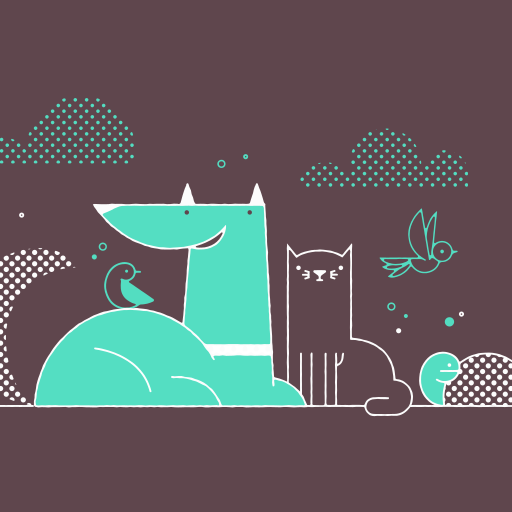
#> input picture Decentralised_Voting/box-img-lg.png, 512 x 512 px
$ python sketchme.py
#> lines starting #> are read from the running program, lines starting #| are printed output that depends on the picture
#> the answer given: ../Decentralised_Voting/box-img-lg.png
# Python script to convert images to Pencil like Sketches

import cv2
def sketchit(path):
#> called with path = '../Decentralised_Voting/box-img-lg.png'
    image=cv2.imread(path)
#> image is the input picture: shape (512, 512, 3); mean B, G, R 98, 95.9, 98.4
    grey_img=cv2.cvtColor(image,cv2.COLOR_BGR2GRAY)
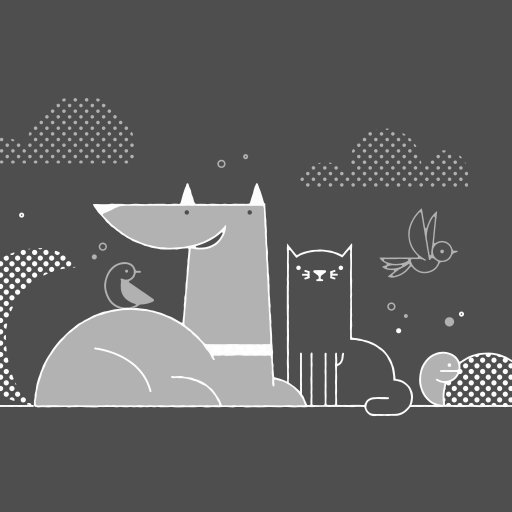
#> grey_img: shape (512, 512); min 78, max 255, mean 96.7
    invert=cv2.bitwise_not(grey_img)
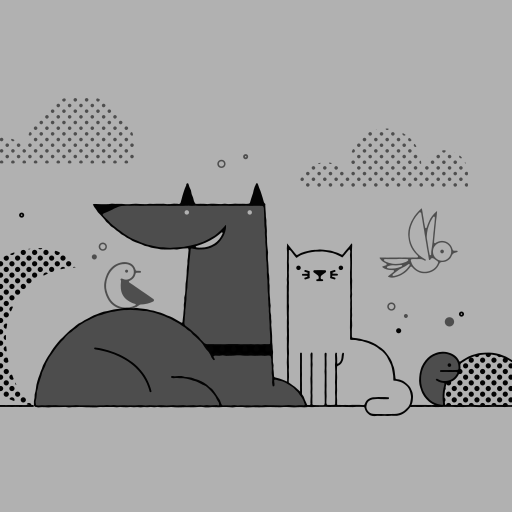
#> invert: shape (512, 512); min 0, max 177, mean 158.3
    blur=cv2.GaussianBlur(invert,(21,21),0)
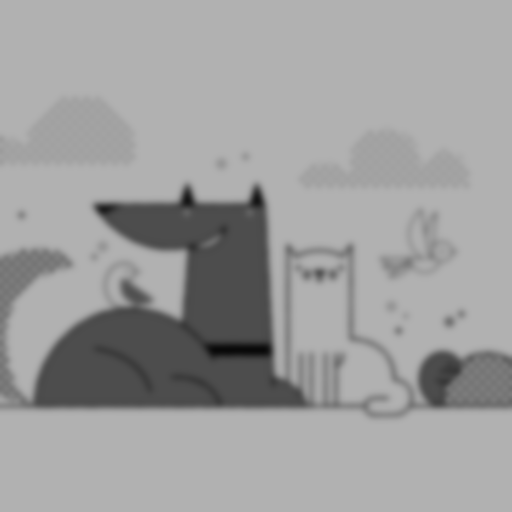
#> blur: shape (512, 512); min 9, max 177, mean 158.3
    invertedblur=cv2.bitwise_not(blur)
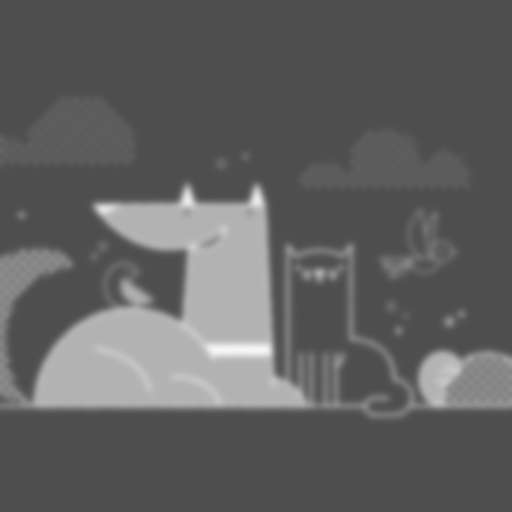
#> invertedblur: shape (512, 512); min 78, max 246, mean 96.7
    sketch=cv2.divide(grey_img , invertedblur,scale=256.0)
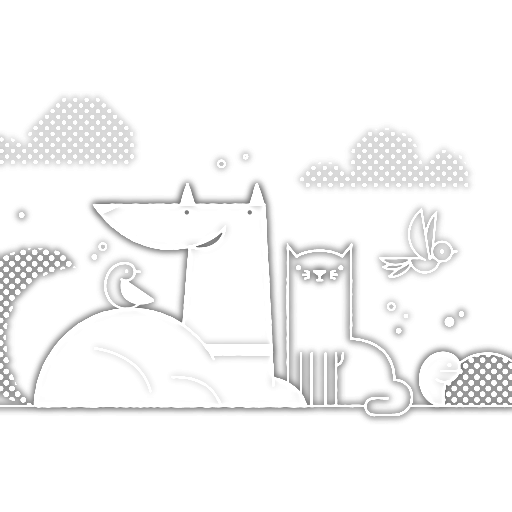
#> sketch: shape (512, 512); min 106, max 255, mean 246.9
    cv2.imwrite('sketch.png',sketch)

path=input("Enter Path of Image: ")
sketchit(path)
